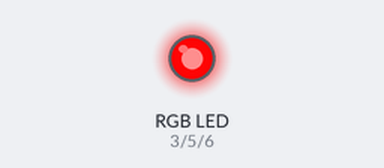
Bench run of a sketch on a simulated Arduino Uno, built with avr-gcc and run on an emulated ATmega328P. On the bench: an RGB LED mixed from three pins (HIGH = lit). Dim RGB values are drawn brighter than linear.

Above: at 0.05 s.
At 1.15 s:
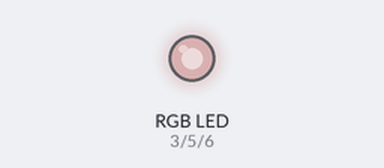
At 2.3 s:
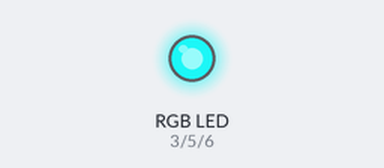
At 3.45 s:
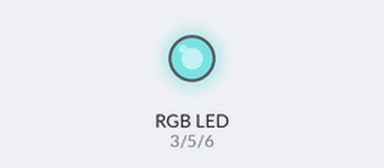
At 4.6 s:
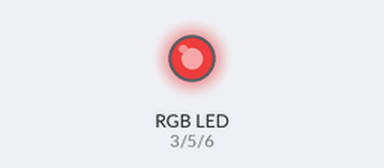
Timing chart, 0 to 6.6 s (numbered marks = the images above):
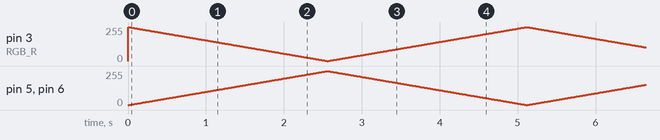

The sketch:

smd-rgb-for-37.ino
```cpp
int RGB_R = 3;
int RGB_G = 5;
int RGB_B = 6;

int val;

void setup() {
  // put your setup code here, to run once:
  pinMode(RGB_R, OUTPUT);
  pinMode(RGB_G, OUTPUT);
  pinMode(RGB_B, OUTPUT);
}

void loop() {
  // put your main code here, to run repeatedly:
  for(val = 255; val > 0;val--)
  {
    analogWrite(RGB_R,val);
    analogWrite(RGB_G,255 - val);
    analogWrite(RGB_B,255 - val);
    delay(10);
  }

  for(val = 0; val < 255;val++)
  {
    analogWrite(RGB_R,val);
    analogWrite(RGB_G,255 - val);
    analogWrite(RGB_B,255 - val);
    delay(10);
  }
}
```
